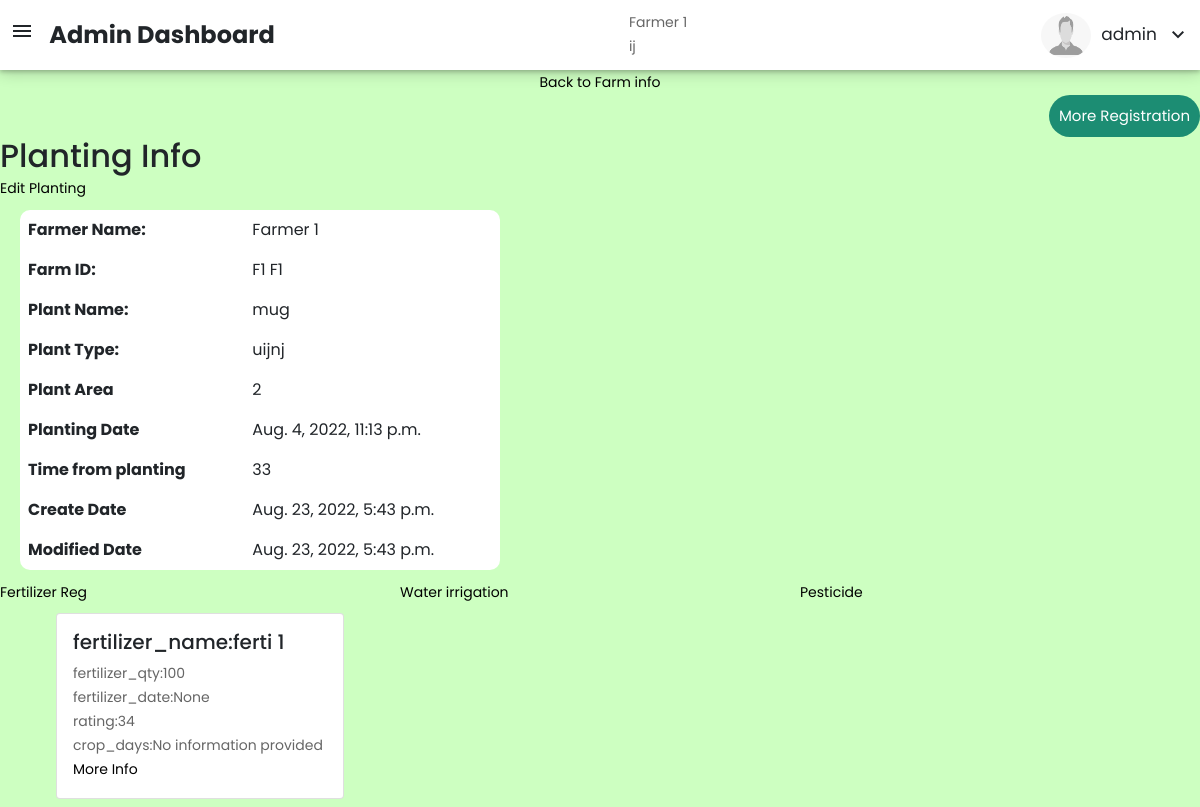
The page /planting/planting_id=1 (signed in) on the database as committed earlier.
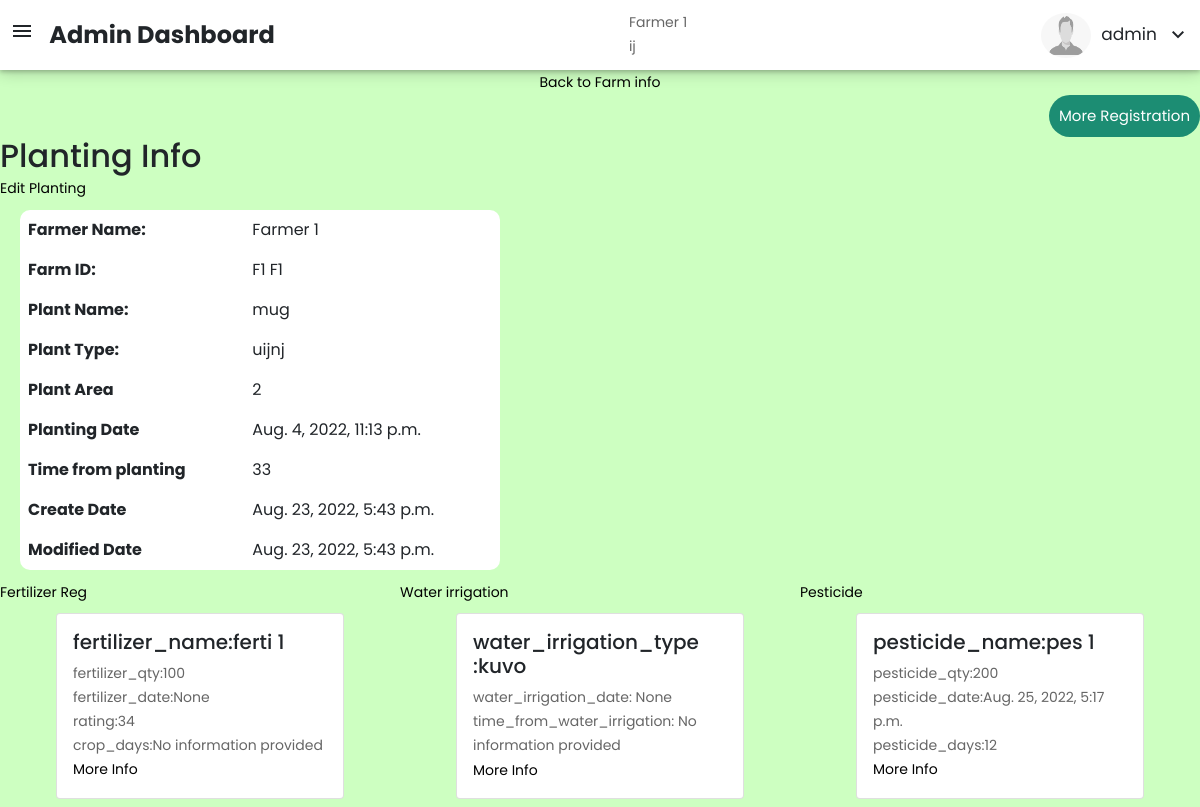
The same page on the database as committed later.
### adminaccess/models.py (models this page shows)
class Farmer(models.Model):
    name = models.CharField(max_length=50)
    phone_number = models.IntegerField()
    address = models.TextField()
    aadhar_number = models.IntegerField(blank=True, null=True)
    family_members = models.IntegerField(blank=True, null=True)
    family_occupation = models.CharField(max_length=50, blank=True, null=True)
    is_access = models.BooleanField(default=False)
    create_date = models.DateTimeField(auto_now_add=True)
    modified_date = models.DateTimeField(auto_now=True)

class Planting(models.Model):
    farmer_id = models.ForeignKey(Farmer, on_delete=models.CASCADE)
    farm_id = models.ForeignKey(Farm_info, on_delete=models.CASCADE)
    planting_time = models.DateTimeField(max_length=50, blank=True, null=True)
    plant = models.CharField(max_length=50,blank=True, null=True)
    plant_type = models.CharField(max_length=50,blank=True, null=True)
    planting_area = models.CharField(max_length=50,blank=True, null=True)
    create_date = models.DateTimeField(auto_now_add=True,blank=True, null=True)
    modified_date = models.DateTimeField(auto_now=True,blank=True, null=True)

class Farm_info(models.Model):
    farmer_id = models.ForeignKey(Farmer, on_delete=models.CASCADE)
    farm_nick_name = models.CharField(max_length=50, blank=True, null=True)
    farm_space = models.IntegerField(default=0)
    geo_location = models.CharField(max_length=50, blank=True, null=True)
    farm_village = models.CharField(max_length=50, blank=True, null=True)
    khata_no = models.CharField(max_length=50, blank=True, null=True)
    who_caretaker = models.CharField(max_length=50, blank=True, null=True)
    caretaker = models.CharField(max_length=50, blank=True, null=True)
    caretaker_phone_number = models.IntegerField(blank=True, null=True)
    soil_type = models.CharField(max_length=50, blank=True, null=True)
    water_source = models.CharField(max_length=50, blank=True, null=True)
    water_type = models.CharField(max_length=50, blank=True, null=True)
    water_season = models.CharField(max_length=50, blank=True, null=True)
    create_date = models.DateTimeField(auto_now_add=True)
    modified_date = models.DateTimeField(auto_now=True)

class Fertilizer(models.Model):
    farmer_id = models.ForeignKey(Farmer, on_delete=models.CASCADE)
    farm_id = models.ForeignKey(Farm_info, on_delete=models.CASCADE)
    planting_id = models.ForeignKey(Planting, on_delete=models.CASCADE)
    fertilizer_name = models.CharField(max_length=50)
    fertilizer_qty = models.CharField(max_length=50,blank=True, null=True)
    fertilizer_qty_per_acre = models.CharField(max_length=50,blank=True, null=True)
    fertilizer_date = models.DateTimeField(blank=True, null=True)#selection
    rating = models.IntegerField(blank=True, null=True)
    create_date = models.DateTimeField(auto_now_add=True,blank=True, null=True)
    modified_date = models.DateTimeField(auto_now=True,blank=True, null=True)

class Water_irrigation(models.Model):
    farmer_id = models.ForeignKey(Farmer, on_delete=models.CASCADE)
    farm_id = models.ForeignKey(Farm_info, on_delete=models.CASCADE)
    planting_id = models.ForeignKey(Planting, on_delete=models.CASCADE)
    water_irrigation_type = models.CharField(max_length=50, blank=True, null=True)
    water_irrigation_date = models.DateTimeField(blank=True, null=True)#selection
    create_date = models.DateTimeField(auto_now_add=True,blank=True, null=True)
    modified_date = models.DateTimeField(auto_now=True,blank=True, null=True)

class Pesticide(models.Model):
    farmer_id = models.ForeignKey(Farmer, on_delete=models.CASCADE)
    farm_id = models.ForeignKey(Farm_info, on_delete=models.CASCADE)
    planting_id = models.ForeignKey(Planting, on_delete=models.CASCADE)
    pesticide_name = models.CharField(max_length=50)
    pesticide_qty = models.CharField(max_length=50)
    reason = models.CharField(max_length=50,blank=True, null=True)
    pesticide_date = models.DateTimeField(auto_now_add=True,blank=True, null=True)#selection
    create_date = models.DateTimeField(auto_now_add=True,blank=True, null=True)
    modified_date = models.DateTimeField(auto_now=True,blank=True, null=True)

### adminaccess/views.py (the view)
# urls.py: path('planting/planting_id=<int:planting_id>', views.planting, name="planting"),
def planting(request,planting_id):
    farm_id = request.session['farm_id']
    farmer_id = request.session['farmer_id']
    planting_history = Planting.objects.filter(id=planting_id)[0]
    fertilizer = Fertilizer.objects.filter(planting_id=planting_id)
    water_irrigation = Water_irrigation.objects.filter(planting_id=planting_id).values()
    pesticide = Pesticide.objects.filter(planting_id=planting_id).values()
    date_now=datetime.now().date()
    if planting_history.planting_time != None:
        time_from_planting = (date_now-planting_history.planting_time.date()).days
    else:
        time_from_planting = "No information provided"
    planting_history.time_from_planting = time_from_planting
    for fer in fertilizer:
       if fer.fertilizer_date != None:
           time_from_fertilizer = (date_now-fer.fertilizer_date.date()).days
       else:
           time_from_fertilizer = "No information provided"
       fer.time_from_fertilizer = time_from_fertilizer
    for water in water_irrigation:
       if water['water_irrigation_date'] != None:
           time_from_water_irrigation = (date_now-water['water_irrigation_date'].date()).days
       else:
           time_from_water_irrigation = "No information provided"
       water['time_from_water_irrigation'] = time_from_water_irrigation
    for pes in pesticide:
       if pes['pesticide_date'] != None:
           time_from_prestiside = (date_now-pes['pesticide_date'].date()).days
       else:
           time_from_prestiside = "No information provided"
       pes['time_from_prestiside'] = time_from_prestiside
    print('planting_history.farmer_id[0]',planting_history.farmer_id)
    data = {
        'farmer' : planting_history.farmer_id,
        'farm_id':farm_id,
        'planting_id': planting_id,
        'planting_history': planting_history,
        'fertilizer': fertilizer,
        'water_irrigation': water_irrigation,
        'pesticide': pesticide
    }
    request.session['farmer_id'] = farmer_id
    request.session['farm_id'] = farm_id
    request.session['planting_id'] = planting_id
    return render(request,'forms/planting.html',data)

### templates/forms/planting.html (shortened to what this page needs)
{% extends 'dashboard/basic.html' %}
{% block body %}
{% load static %}
<body>
<div class="d-flex justify-content-center align-items-center">
    <button><a href="{% url 'farm_info' farm_id=farm_id%}">Back to Farm info</a></button>
</div>
<div class="d-flex justify-content-end">
<span class="dropdown">
  <button class="dropbtn">More Registration</button>
</span>
</div>
    <h2>Planting Info</h2>
    <table class="table table-borderless table-width-40 farmer_detail">
      <a href="/plant_edit/plant_id={{planting_history.id}}">Edit Planting</a>
        <tbody>
        <tr>
            <th scope="row">Farmer Name:</th>
            <td>{{planting_history.farmer_id.name}}</td>
          </tr>
        <tr>
            <th scope="row">Farm ID:</th>
            <td>{{planting_history.farm_id.farm_nick_name}}</td>
          </tr>
          <tr>
            <th scope="row">Plant Name:</th>
            <td>{{planting_history.plant}}</td>
          </tr>
          <tr>
            <th scope="row">Plant Type:</th>
            <td>{{planting_history.plant_type}}</td>
          </tr>
          <tr>
            <th scope="row">Plant Area</th>
            <td>{{planting_history.planting_area}}</td>
          </tr>
        <tr>
            <th scope="row">Planting Date</th>
            <td>{{planting_history.planting_time}}</td>
          </tr>
        <tr>
            <th scope="row">Time from planting</th>
            <td>{{planting_history.time_from_planting}}</td>
          </tr>
          <tr>
            <th scope="row">Create Date</th>
            <td>{{planting_history.create_date}}</td>
          </tr>
          <tr>
            <th scope="row">Modified Date</th>
            <td>{{planting_history.modified_date}}</td>
          </tr>
        </tbody>
      </table>
<div class="col-md-12 d-flex">
    <div class="col-md-4">
        <button><a href="{% url 'fertilizer_reg' %}">Fertilizer Reg</a></button>
    <div class="d-flex justify-content-evenly flex-wrap">
      {% for fer in fertilizer %}
      <div class="card m-2" style="width: 18rem;">
        <div class="card-body">
          <h5 class="card-title">fertilizer_name:{{fer.fertilizer_name}}</h5>
          <p class="card-text">fertilizer_qty:{{fer.fertilizer_qty}}</p>
          <p class="card-text">fertilizer_date:{{fer.fertilizer_date}}</p>
          <p class="card-text">rating:{{fer.rating}}</p>
          <p class="card-text">crop_days:{{fer.time_from_fertilizer}}</p>
            <button><a href="/fertilizer_info/fertilizer_id={{fer.id}}">More Info</a></button>
        </div>
      </div>
      {% endfor %}
    </div>
    </div>
    <div class="col-md-4">
        <button><a href="{% url 'water_irrigation_reg' %}">Water irrigation</a></button>
    <div class="d-flex justify-content-evenly flex-wrap">
      {% for water in water_irrigation %}
      <div class="card m-2" style="width: 18rem;">
        <div class="card-body">
          <h5 class="card-title">water_irrigation_type :{{water.water_irrigation_type}}</h5>
          <p class="card-text">water_irrigation_date: {{water.water_irrigation_date}}</p>
          <p class="card-text">time_from_water_irrigation: {{water.time_from_water_irrigation}}</p>
            <button><a href="/water_irrigation_info/water_irrigation_id={{water.id}}">More Info</a></button>
        </div>
      </div>
      {% endfor %}
    </div>
    </div>
    <div class="col-md-4">
        <button><a href="{% url 'pesticide_reg' %}">Pesticide</a></button>
    <div class="d-flex justify-content-evenly flex-wrap">
      {% for pes in pesticide %}
      <div class="card m-2" style="width: 18rem;">
        <div class="card-body">
          <h5 class="card-title">pesticide_name:{{pes.pesticide_name}}</h5>
          <p class="card-text">pesticide_qty:{{pes.pesticide_qty}}</p>
          <p class="card-text">pesticide_date:{{pes.pesticide_date}}</p>
          <p class="card-text">pesticide_days:{{pes.time_from_prestiside}}</p>
            <button><a href="/pesticide_info/pesticide_id={{pes.id}}">More Info</a></button>
        </div>
      </div>
      {% endfor %}
    </div>
    </div>
</div>
 {% endblock %}

### templates/dashboard/basic.html (shortened to what this page needs)
<!DOCTYPE html>
<html lang="en">
<head>
    {% load static %}
    <link href="https://cdn.jsdelivr.net/npm/bootstrap@5.1.3/dist/css/bootstrap.min.css" rel="stylesheet" />
    <link rel="stylesheet" type="text/css" href="static/fonts/font-awesome-4.7.0/css/font-awesome.min.css" />
    <link rel="stylesheet" type="text/css" href="static/vendor/animate/animate.css" />
    <link rel="stylesheet" type="text/css" href="static/vendor/css-hamburgers/hamburgers.min.css" />
    <link rel="stylesheet" type="text/css" href="static/vendor/select2/select2.min.css" />
    <link rel="stylesheet" type="text/css" href="static/css/util.css" />
    <link rel="stylesheet" type="text/css" href="static/css/main.css" />
    <link rel="stylesheet" href="{% static 'createuser.css' %}" />
    <link rel="stylesheet" href="{% static 'dot.css' %}" />
    <link rel="stylesheet" href="{% static 'rating.css' %}" />
</head>
<body>
    <nav class="navbar">
        <span class="admin_dash">
            <span id="menu_btn" class="material-symbols-outlined">menu</span> &nbsp;&nbsp;<span class="admin_dash_1">Admin Dashboard</span>
        </span>
        <div>
            {% if farmer != null %}
            <p>{{farmer.name}}</p>
            <p>{{farmer.address}}</p>
            {% endif %}
        </div>
        <div class="user_info">
            <div class="user_avtar"><img class="user_avtar_img" src="{% static 'images/DefaultProfilePicture.png' %}"
                    alt=""></div>
            <div class="user_name">{{ user.username }} &nbsp;
                <span id="hide_unhide_logout_btn" class="material-symbols-outlined">expand_more</span>
            </div>
        </div>
    </nav>
    <div id="main_content">
        {% block body %} {% endblock %}
    </div>
</body>
</html>

### static/css/main.css (style rules this page uses)
* { margin: 0px; padding: 0px; box-sizing: border-box; }
body, html { height: 100%; font-family: 'Poppins', sans-serif; }
a { font-size: 14px; line-height: 1.7; color: #666666; margin: 0px; transition: all 0.4s; -webkit-transition: all 0.4s; -o-transition: all 0.4s; -moz-transition: all 0.4s; }
h1,h2,h3,h4,h5,h6 { margin: 0px; }
p { font-size: 14px; line-height: 1.7; color: #666666; margin: 0px; }
button { outline: none !important; border: none; background: transparent; }

### static/createuser.css (style rules this page uses)
body { background-color: rgb(205, 255, 193); font-family: 'Poppins', sans-serif; }
a { color: black; text-decoration: none; }
.table-width-40 { width: 40%; }
.farmer_detail { background-color: white; border-radius: 10px; margin: 10px 20px; }
.navbar { height: 70px; box-shadow: 0 2px 4px 0 rgba(0, 0, 0, 0.2), 0 3px 14px 0 rgba(0, 0, 0, 0.19); background-color: rgb(255, 255, 255); z-index: 1; position: sticky; top: 0; }
.admin_dash { margin-left: 10px; font-size: 24px; font-weight: bold; }
.user_info { float: right; display: flex; }
.user_avtar { width: 50px; height: 45px; border-radius: 50%; }
.user_avtar_img { width: 100%; height: 100%; border-radius: 50%; }
.user_name { display: flex; align-items: center; font-size: 17px; margin: 0px 10px; }

### static/dot.css (style rules this page uses)
.dropbtn { background-color: #1C8D73; color: white; padding: 10px; font-size: 15px; border: none; cursor: pointer; border-radius: 30px; }

Rows that differ between the two databases and show on the page:
added Water_irrigation: water_irrigation_type "kuvo", water_irrigation_date "None", time_from_water_irrigation "No information provided"
added Pesticide: pesticide_name "pes 1", pesticide_qty "200", pesticide_date "Aug. 25, 2022, 5:17 p.m.", time_from_prestiside "12"
